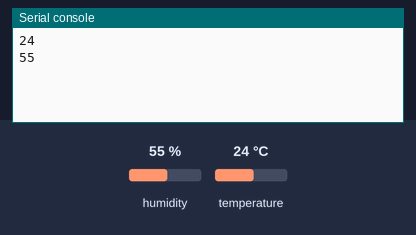
This program was run on a simulated ESP8266 board running MicroPython. On the bench: the last lines printed to the serial console. The inputs (shaded band) are chosen by the test bench; at power-on: humidity 55 %, temperature 24 °C. No MQTT or app messages arrive unless stated.

Above: at 1.3 s.
1.4 s: humidity set to 22 %
At 2.7 s:
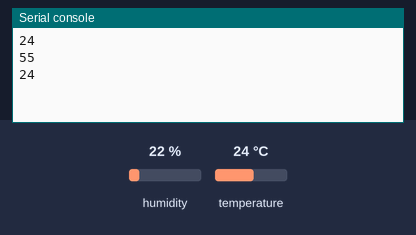
2.9 s: temperature set to 12 °C
At 4.1 s:
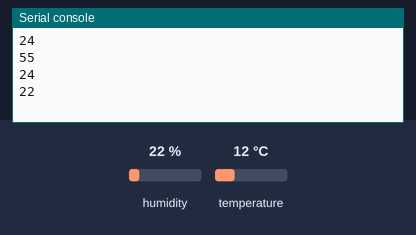
4.4 s: humidity set to 40 %
At 4.4 s:
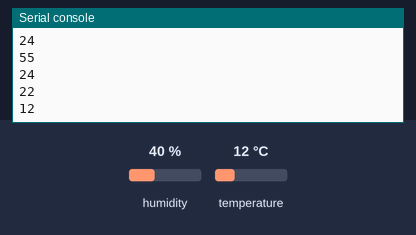
Timing chart, 0 to 7.4 s (numbered marks = the images above; inputs shaded):
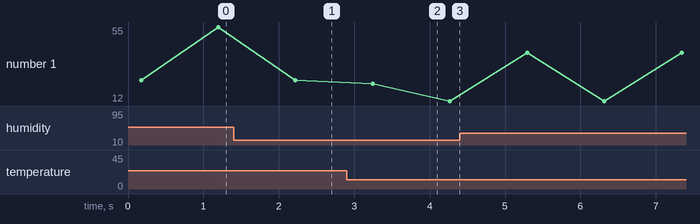

Measured:
- plotted number 1: 24 → 12 after the input at 2.9 s, 12 → 40 after the input at 4.4 s

The program:

dht11_adafrit_mqtt1.py
```python
#
# Micropython ESP8266 code to Publish temperature sensor data to an Adafruit IO Feed using the MQTT protocol
# Also publishes statistics on the number of free bytes on the micropython Heap
#
# Hardware used:
# - Adafruit Huzzah ESP8266 running micropython version esp8266-20160909-v1.8.4.bin
# - Adafruit MCP9808 temperature breakout board
# - USB to serial converter
#

# prerequisites:
# - Adafruit account
# - registered to use Adafruit IO

#
# References and Kudos
#
# Big thanks to Tony DiCola from Adafruit for excellent tutorials on:
#   Ampy tutorial:  valuable tool to efficiently develop python code on ESP8266 hardware:
#     https://learn.adafruit.com/micropython-basics-load-files-and-run-code
#   i2c on micropython hardware tutorial:
#     https://learn.adafruit.com/micropython-hardware-i2c-devices
#
import dht
import network
import time
import machine
import gc
import time
from umqtt.simple import MQTTClient


myMqttClient = "moises_stevend"  # can be anything unique
adafruitIoUrl = "io.adafruit.com"
adafruitUsername = "moisesStevend"  # can be found at "My Account" at adafruit.com
adafruitAioKey = "dd652bfbb7c94422b873d59f136b11de"  # can be found by clicking on "VIEW AIO KEYS" when viewing an Adafruit IO Feed
c = MQTTClient(myMqttClient, adafruitIoUrl, 0, adafruitUsername, adafruitAioKey)
c.connect()

d = dht.DHT11(machine.Pin(4))


while True:
    try:
        d.measure()
        temperatura = d.temperature()
        print(temperatura)
        c.publish("moisesStevend/f/DemoFeed", str(temperatura))  # publish temperature to adafruit IO feed
        #c.publish("MikeTeachman/feeds/feed-micropythonFreeHeap", str(gc.mem_free()))  #publish num free bytes on the Heap
        time.sleep(1)  # number of seconds between each Publish

        d.measure()
        humedad = d.humidity()
        print(humedad)
        c.publish("moisesStevend/f/humedityFeed", str(humedad))
        time.sleep(1)
    except:
        break

c.disconnect()
```
